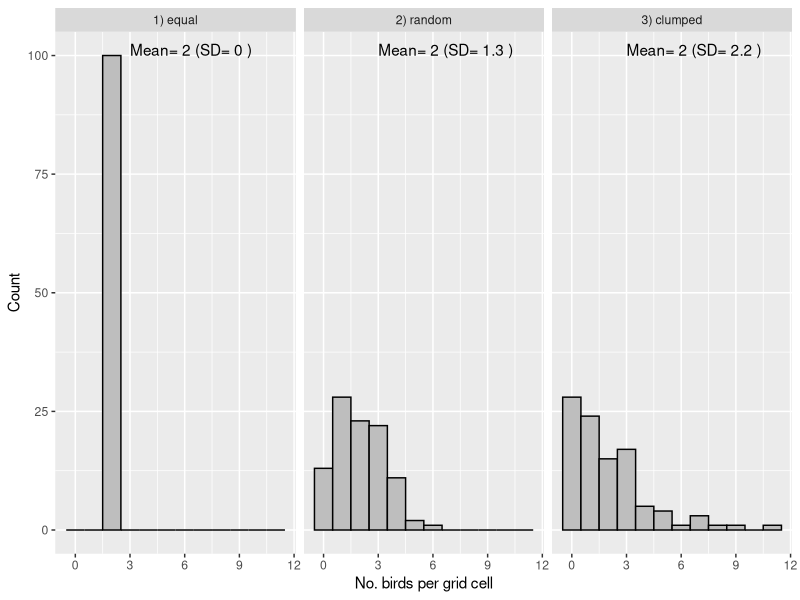
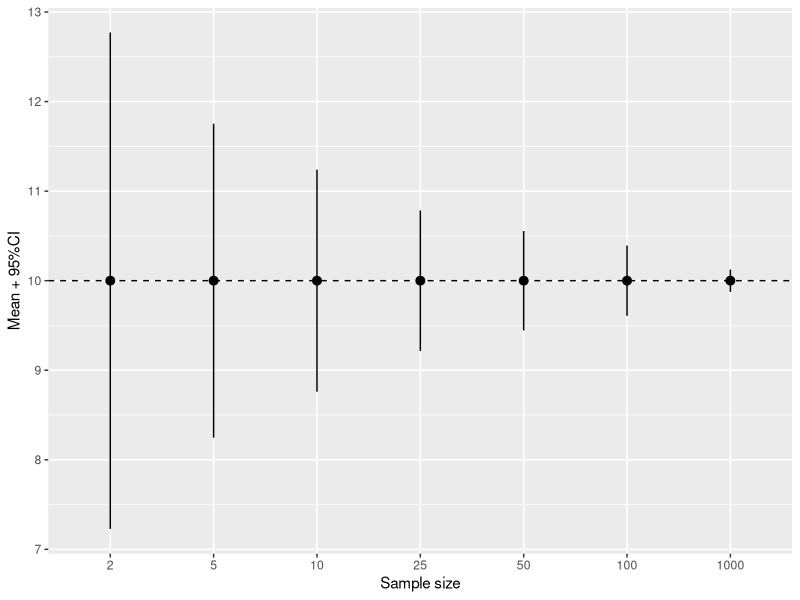
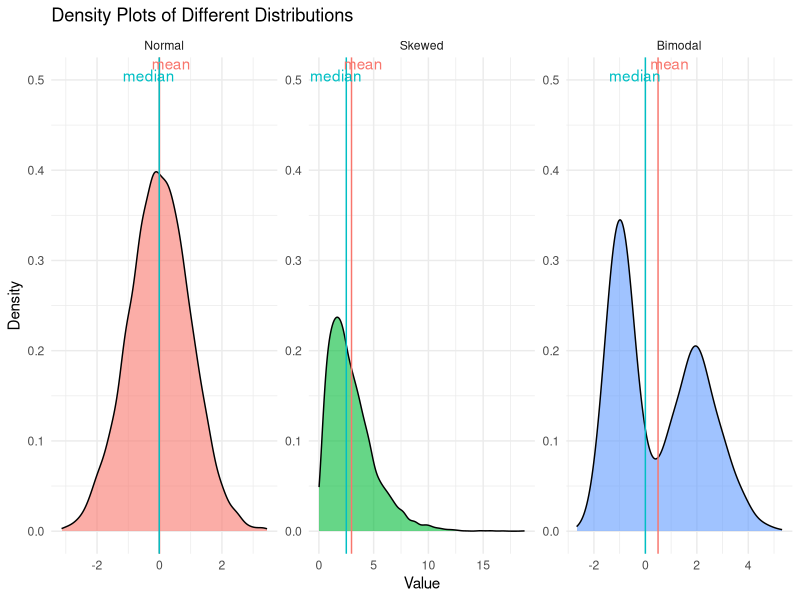
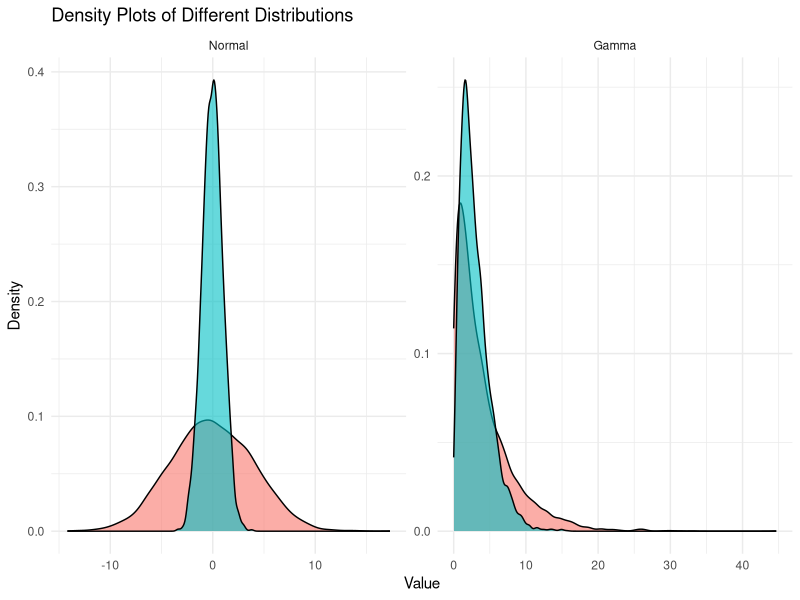
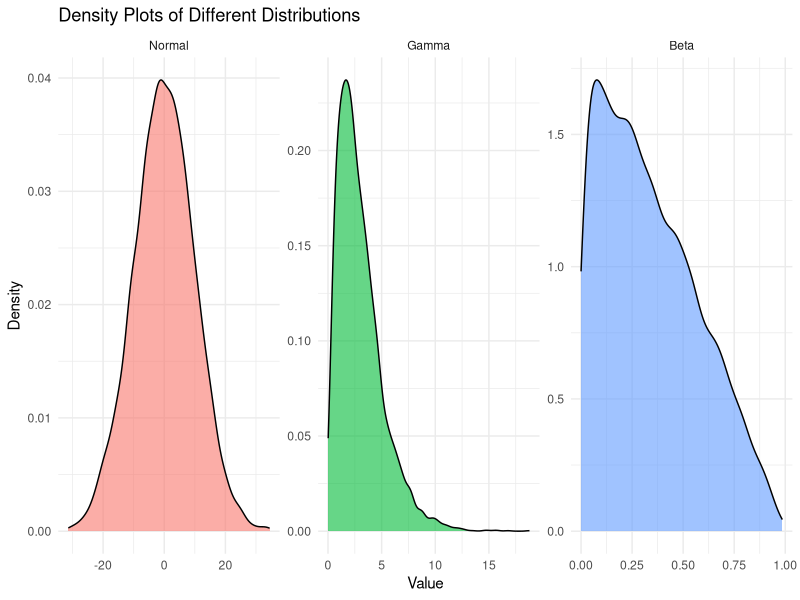
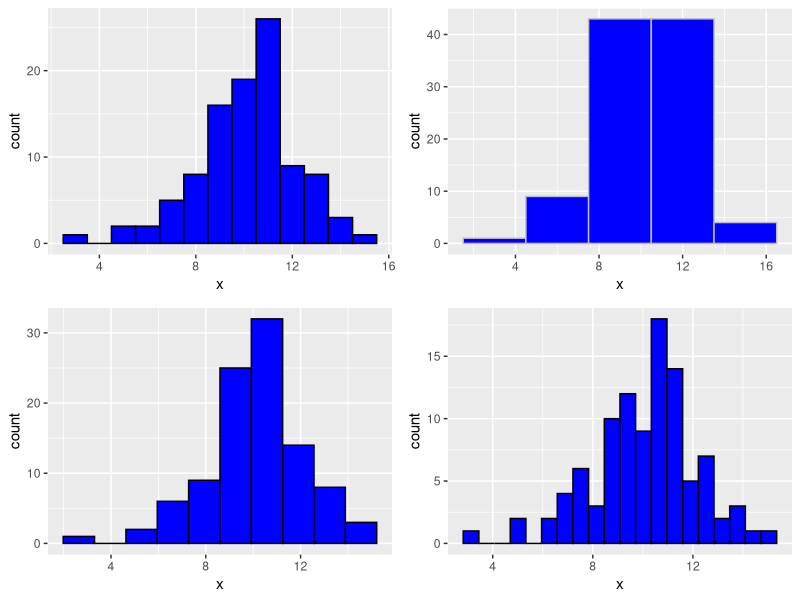
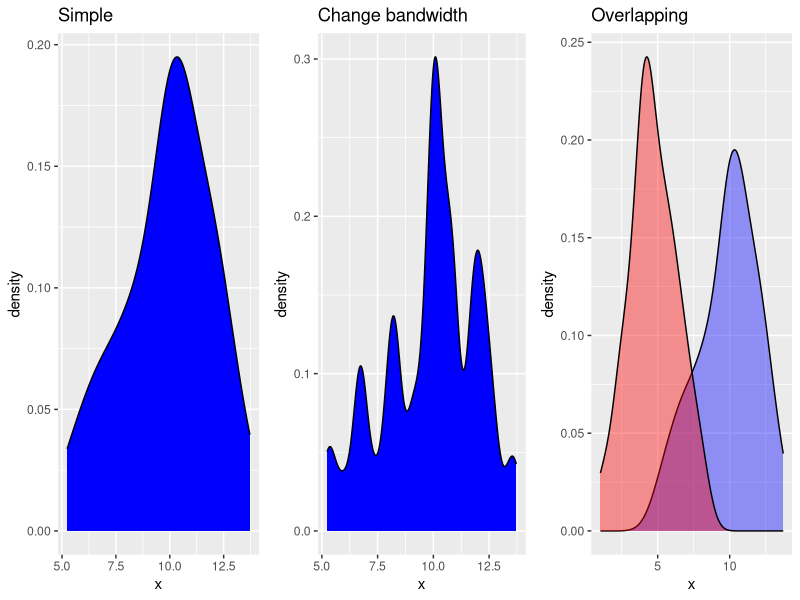
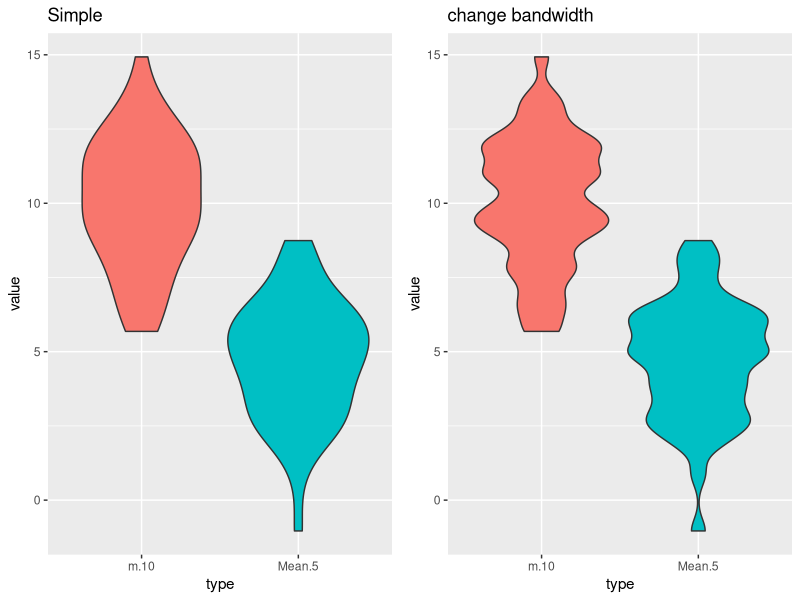

R code for these plots, in order:
## ---- chunk 1
  knitr::opts_chunk$set(echo = TRUE, eval=F)
  library(tidyverse)

 table_font <- function(x){
    font(x, fontname='Calibri', part='all') %>%
          fontsize( size = 10, part = "all") %>%
          bold( part='header') %>%
          fontsize( size = 9, part = "body") %>%
          bg( bg='#01528B', part='header') %>%
          color( color = 'white', part='header') %>%
          border_outer(border =  fp_border_default(width = 0), part = "all") %>%
          hline_bottom()    
    }
## ---- chunk 2
# simulate classical spacing of animals
  n_grids <- 100
  n_birds <- 200

  set.seed(12)
  p <- rbeta(n_grids,1,6) # preferences of grids for clumped
  ds_all <- tibble( grid_id=1:n_grids, 
                    `1) equal`=rep( round(n_birds/n_grids), n_grids) ,
                    `2) random`= rmultinom(1, n_birds, prob=rep( 1/n_grids,n_grids) ),
                    `3) clumped` = rmultinom(1,n_birds, prob=p/sum(p) ) ) %>% 
            pivot_longer( cols=-grid_id, names_to='type', values_to='n' )

#--- visualise the results ---# 
 ds_stat <- group_by(ds_all, type) %>% summarise( mean=round( mean(n) ), sd= round(sd(n),1) ) 

 ggplot(ds_all, aes(n) ) + geom_histogram(binwidth = 1,fill='grey', col='black') + facet_wrap(~type) +
      geom_text(data=ds_stat, aes( x=3, y=Inf, label=paste('Mean=',mean,'(SD=',sd,')') ), 
                vjust=2, hjust=0 ) +
        labs( x='No. birds per grid cell', y='Count' ) 

## ---- chunk 3
set.seed(123)

# Generate data for increasing sample sizes
sample_sizes <- c(2,5,10,25,50,100,1000)
true_mean <- 10
true_sd <- 2

# Create a data frame with sample means and confidence intervals
data <- lapply(sample_sizes, function(n) {
  sample <- rnorm(n, mean = true_mean, sd = true_sd)
  sample_mean <- true_mean # mean(sample)
  se <- true_sd / sqrt(n)
  ci_lower <- true_mean - 1.96 * se
  ci_upper <- true_mean + 1.96 * se
  data.frame(
    sample_size = n,
    mean = sample_mean,
    se=se,
    ci_lower = ci_lower,
    ci_upper = ci_upper
  )
}) %>% bind_rows()

# Plot 
ggplot(data, aes(factor(sample_size), mean, ymin=ci_lower, ymax=ci_upper)) + 
  geom_hline( yintercept = true_mean,lty=2) +
  geom_pointrange() +
  labs( x='Sample size', y='Mean + 95%CI' )

## ---- chunk 4
set.seed(123)

# Generate data
ds_all <- bind_rows(
                  data.frame( type='Normal', x = rnorm(5000, mean = 0, sd = 1) ),
                  data.frame( type='Skewed', x =  rgamma(5000, shape = 2, scale = 1.5)),
                  data.frame( type='Bimodal', x =  c(rnorm(2000, mean = -1, sd = 0.5), 
                                                     rnorm(2000, mean = 2, sd = 1) ) ) ) %>% 
            mutate( type = factor(type, c('Normal','Skewed','Bimodal')) )

# Combine into a data frame
# Plot

ds_stat<- group_by(ds_all, type ) %>% 
              summarise( mean=mean(x), median=median(x)) %>% 
            pivot_longer(cols=-type, names_to='stat', values_to='x' )

fig <- ggplot(ds_all, aes(x = x, fill = type)) +
  geom_density(alpha = 0.6) +
  facet_wrap(~type, scales = "free", nrow=1) +
  theme_minimal() +
  labs(title = "Density Plots of Different Distributions",
       x = "Value", y = "Density") +
  theme(legend.position = "none")

ds_stat<- group_by(ds_all, type ) %>% 
              summarise( mean=mean(x), median=median(x)) %>% 
            pivot_longer(cols=-type, names_to='stat', values_to='x' )

fig + geom_vline(data=ds_stat, aes(xintercept=x, col=stat)) +
      geom_text(data=ds_stat , aes( y=Inf, x, label=stat,col=stat), hjust=rep(c(0.2,0.7),3), vjust=rep(c(1,2),3) ) +
      scale_y_continuous(lim=c(0,0.5))

## ---- chunk 5
ds_all <- bind_rows(
                  data.frame( type='Normal', id='lo', x = rnorm(5000, mean = 0, sd = 1) ),
                  data.frame( type='Normal', id='hi', x = rnorm(5000, mean = 0, sd = 4) ),
                  data.frame( type='Gamma', id='lo', x =  rgamma(5000, shape = 2, scale = 1.5)),
                  data.frame( type='Gamma', id='hi', x =  rgamma(5000, shape = 1, scale = 4)) ) %>% 
            mutate( type = factor(type, c('Normal','Gamma')) )
ggplot(ds_all, aes(x = x, fill = factor(id) ) ) +
        geom_density(alpha = 0.6, show.legend=F) +
        facet_wrap(~type, scales = "free", nrow=1) +
        theme_minimal() +
        labs(title = "Density Plots of Different Distributions",
             x = "Value", y = "Density") +
        theme(legend.position = "none")

## ---- chunk 6
set.seed(123)

# Generate data
ds_all <- bind_rows(
                  data.frame( type='Normal', x = rnorm(5000, mean = 0, sd = 10) ),
                  data.frame( type='Gamma', x =  rgamma(5000, shape = 2, scale = 1.5)),
                  data.frame( type='Beta', x =  rbeta(5000,1,2) ) ) %>% 
            mutate( type = factor(type, c('Normal','Gamma','Beta')) )

# Combine into a data frame
# Plot

ggplot(ds_all, aes(x = x, fill = type)) +
  geom_density(alpha = 0.6) +
  facet_wrap(~type, scales = "free", nrow=1) +
  theme_minimal() +
  labs(title = "Density Plots of Different Distributions",
       x = "Value", y = "Density") +
  theme(legend.position = "none")

## ---- chunk 7
# Create the data frame
  library(flextable)
  ds_dist <- tibble(
    Distribution = c("Gaussian", "Poisson", "Negative Binomial", "Log-normal", "Binomial", "Beta"),
    Type=c('Continuous','Discrete','Discrete','Continuous','Discrete','Continuous'),
    `No. parameters` = c(2, 1, 2, 2, 2, 2),
    Parameters = c(
      "Mean (μ)\n Standard deviation (σ)",
      "Rate (λ)",
      "Mean (μ) or size (r)\n Dispersion (θ) or probability (p)",
      "Mean (μ)\n Standard deviation (σ)",
      "Number of trials (n)\n Probability of success (p)",
      "Shape parameters α (shape1)\n β (shape2)"
    ),
    Link=c('identity/raw','log','log','log','logist','logit'),
    Boundary = c("(-Inf, Inf)","[0,1,2,...,Inf)","[0,1,2,...,Inf)","(0,Inf)","[0,1,2,...,n]", "(0,1)}"),
    Rfunction = c("rnorm","rpoisson","rnbinom","rlnorm","rbinom","rbeta") 
  )

printTable<- function(x){
  x <- ds_dist %>% filter(Distribution %in% x) %>%
        mutate( Distribution = factor(Distribution, x) ) %>% arrange(Distribution) %>%  
        select(Distribution,Type,"No. parameters",Parameters,Boundary, Rfunction )  
  tbl <- regulartable( x  ) %>% autofit()
  if(nrow(x)>1) tbl <- tbl %>% color(i=1:(nrow(x)-1), color='grey' )
  return(tbl)
}

## ---- chunk 8
# histograms
  ds <- data.frame( x=rnorm(100, mean=10, sd=2 )  )
  cowplot::plot_grid(
    ggplot( ds, aes(x) ) + geom_histogram( binwidth=1, fill='blue',col='black'),
    ggplot( ds, aes(x) ) + geom_histogram( binwidth=3, fill='blue',col='grey'),
    ggplot( ds, aes(x) ) + geom_histogram( bins=10, fill='blue',col='black'),
    ggplot( ds, aes(x) ) + geom_histogram( bins=20, fill='blue',col='black'),
    nrow=2
  )

## ---- chunk 9
  ds <- data.frame( x=rnorm(50, mean=10, sd=2 ), x2= rnorm(50, mean=5, sd=2 )  )
  cowplot::plot_grid(
    ggplot( ds, aes(x) ) + geom_density( fill='blue', col='black') + labs(title='Simple'), 
    ggplot( ds, aes(x) ) + geom_density( fill='blue', col='black',  bw=0.3)+ labs(title='Change bandwidth'), 
    ggplot( ds ) + 
        geom_density( aes(x), alpha=0.4, fill='blue', col='black') + 
        geom_density( aes(x=x2), alpha=0.4, fill='red', col='black') + labs(title='Overlapping'),
    nrow=1
  )
  
## ---- chunk 10
  ds <- data.frame( 'm=10'=rnorm(50, mean=10, sd=2 ), 
                     'Mean=5'= rnorm(50, mean=5, sd=2 )  ) %>% 
          mutate( id=1:n() ) %>% 
          pivot_longer( cols=-id, names_to='type',values_to='value' )
  cowplot::plot_grid(
    ggplot( ds, aes(type, value, fill=type) ) + geom_violin( show.legend = F) + 
      labs(title='Simple'), 
    ggplot( ds, aes(type, value, fill=type) ) + geom_violin( bw=0.4,show.legend = F ) + 
      labs(title='change bandwidth'),    
    nrow=1
  )
  
## ---- chunk 11
# make some data
set.seed(10)
  ds <- data.frame( normal=rnorm(100, mean=10, sd=2 ), 
                    gamma = rgamma(50, shape=2, scale=1.5 )  )

# get an estimate of parameters for gamma
  (gamma_parms <- MASS::fitdistr(ds$gamma, 'gamma') )

# plot out qqplot
  cowplot::plot_grid(
    ggplot(ds, aes(sample=normal)) + geom_qq() + geom_qq_line(col='blue') + 
        labs(title='Normal data vs. normal reference'),
    ggplot(ds, aes(sample=gamma)) + geom_qq() + geom_qq_line(col='blue') + 
        labs(title='Gamma data vs normal reference'),
    ggplot(ds, aes(sample=gamma)) + 
            geom_qq(distribution = stats::qgamma,
                    dparams=list(shape=2.08, rate=0.60) ) + 
            geom_qq_line(col='blue',
                         distribution =stats::qgamma, 
                         dparams=list(shape=2.08, rate=0.60) ) + 
        labs(title='Gamma data vs gamma reference'),
    nrow=2
  )
  
## ---- chunk 12
# Create flextable
 printTable( 'Gaussian')

## ---- chunk 13
# Create flextable
 v_order <- c('Gaussian','Log-normal')
 printTable(v_order)

## ---- chunk 14
  ds <- data.frame( y= rlnorm(1000, 1, 1) )
  cowplot::plot_grid(
    ggplot(ds, aes(y)) + geom_histogram(col='white') + labs(title='Raw data'),
    ggplot(ds, aes( log(y) )) + geom_histogram(col='white') + labs(title='logged data'),
    nrow=1
  )  
## ---- chunk 15
  ds <- data.frame( y= rlnorm(1000, 1, 1) )

  MASS::fitdistr(ds$y, 'lognormal')
  MASS::fitdistr( log(ds$y), 'normal')

## ---- chunk 16
# Create flextable
 v_order <- c('Gaussian','Log-normal','Beta')
 printTable(v_order)

## ---- chunk 17
# Create flextable
 v_order <- c('Gaussian','Log-normal','Beta','Binomial')
 printTable(v_order)
## ---- chunk 18
# Create flextable
 v_order <- c('Gaussian','Log-normal','Beta','Binomial','Poisson')
 printTable(v_order)


## ---- chunk 19
# grab the data
  library(dslabs)  # package with the dataset
  data(heights)
  ds_hts <- heights
  head(ds_hts)

# visualise the data  
  cowplot::plot_grid(
    ggplot(ds_hts, aes(sex, height) ) + geom_violin(),
    ggplot(ds_hts, aes( height, fill=sex) ) + geom_density( alpha=0.2 ),
    nrow=1
  )
  
# get key parameters
  ds_stat <- group_by(ds_hts, sex) %>% 
    summarise( ht_mean = mean(height), sd_ht = sd(height)) %>% 
    ungroup() %>% 
    mutate(diff_mean = diff(ht_mean))
  
## ---- chunk 20
# set up data
  set.seed(20)
  n=40
  makeData<-function(){
   data.frame( trt=rep( c('ctrl','trt'), each=n ), 
                    resp=c(rnorm(n,10,3), rnorm(n,11,3)) )
  }
  ds <-makeData()
  ggplot( ds, aes(resp, fill=trt) ) + geom_density(alpha=0.4)
  wilcox.test( resp~trt, data=ds) 
  summary(lm(resp~trt, data=ds) )
## ---- chunk 21
# run tests as nonparametric and parametric and look at power
  runTest <- function(d){ 
    bind_rows(
      broom::tidy(wilcox.test( resp~trt, data=d)) %>% select(method, p.value),
      broom::tidy(lm(resp~trt, data=d) ) %>% select(p.value) %>% mutate(method='parametric')
    )
    }
  ds_sim <- map_dfr( 1:100,~makeData() %>% mutate(rep=.x) ) %>%
            group_by(rep) %>% nest() %>% mutate( data= map(data, runTest) ) %>% 
            unnest('data') %>% mutate(sig= p.value<0.05) 
  group_by(ds_sim, method) %>% summarise( power=sum(sig)/n() ) %>% 
    ggplot(aes(method, power) ) + geom_col(fill='blue',col='black') +
      scale_y_continuous( labels=scales::percent ) + ylim(0,1)
